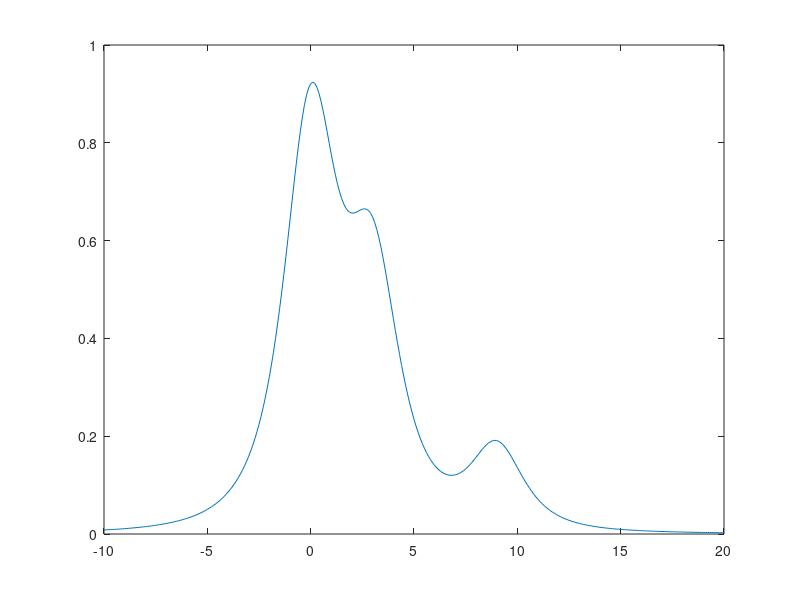
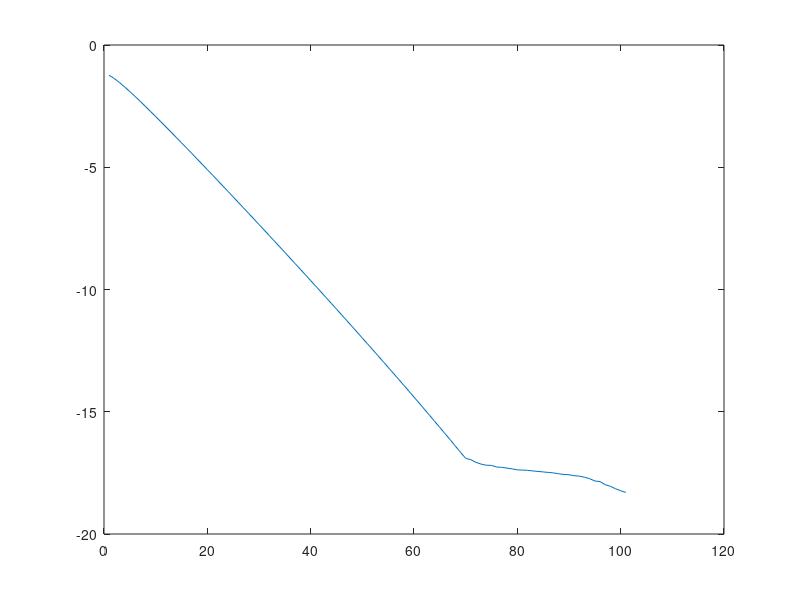

These charts were generated, in order, by the following MATLAB code: (Note: this script raises an error after producing the figures.)

%% part (d)
G = 6.67e-11; %gravitational constant
m = zeros(101,1);
D = 2;

m(1) = 500;    % set mass anomaly at 1 , 31 and 91
m(31) = 300;
m(91) = 100;

X = -10:0.1:20;  %measurement location

Lm = length(m);
Ld = length(X);
xi = [0:1:100]*0.1;

unit = 1e-8; %unit of microgals 1e-8m/s^2

GG = (1/unit)*G*D./(D^2+(X'*ones(1,Lm) - ones(Ld,1)*xi).^2).^1.5;

Dgz = GG*m;

figure(1);
plot(X,Dgz);

%% part (e)
load('ge118_hw8.mat');
Ld = length(xd);

Lm = length(m);

GG = (1/unit)*G*D./(D^2+(xd*ones(1,Lm) - ones(Ld,1)*xi).^2).^1.5;

[UU,DD,VV]=svd(GG);

figure(2);

plot(1:1:min(length(UU),length(VV)),log(diag(DD))/log(10));

LS_Dm = (GG'*GG)\(GG'*di);

Re = eye(Lm);

%% part (f)

[GI_Dm,Rf] = generalized_inverse(di,GG);   %generalized inverse without truncation

figure(3)

plot(1:1:length(Lm),LS_Dm);

hold on

plot(1:1:length(Lm),GI_Dm);

%% part (g)
p=10;
figure(4)

for p = 10:5:20
    
[GI_Dm_trunc,Rg{p}] = generalized_inverse(di,GG,p);   %generalized inverse with truncation

plot(xi,GI_Dm_trunc);


hold on

end

%% part (h)

figure(5)
nm=[];
ne=[]
for alpha_s =[1e-5,1e-6,1e-7,1e-8,1e-9,1e-10,1e-11,1e-12]

Tik_Dm = (GG'*GG + alpha_s * eye(Lm))\(GG'*di);
nm = [nm,norm(Tik_Dm)];
ne = [ne,norm(GG*Tik_Dm-di)];

plot(xi,Tik_Dm);

hold on

end
figure(6)

loglog(ne,nm,'o-');

xlabel('Residual norm |Gm-d|_2');
ylabel('Solution norm |m|_2')

%% part(i)

L1 = zeros(Lm-1,Lm);

for ii = 1:1:Lm-1
    L1(ii,ii) = -1;
    L1(ii,ii+1) = 1;
end

alpha = 1e-10;

Tik1_Dm = (GG'*GG + alpha * (L1'*L1))\(GG'*di);

Ri1 = (GG'*GG + alpha * (L1'*L1))\(GG'*GG);

figure(7)

plot(xi,Tik1_Dm);

L2 = zeros(Lm-2,Lm);

for ii = 1:1:Lm-2
    L2(ii,ii) = -1;
    L2(ii,ii+1) = 2;
    L2(ii,ii+2) = -1;
end

Tik2_Dm = (GG'*GG + alpha * (L2'*L2))\(GG'*di);

Ri2 = (GG'*GG + alpha * (L2'*L2))\(GG'*GG);

hold on

plot(xi,Tik2_Dm);

%% part(j)





    
        
